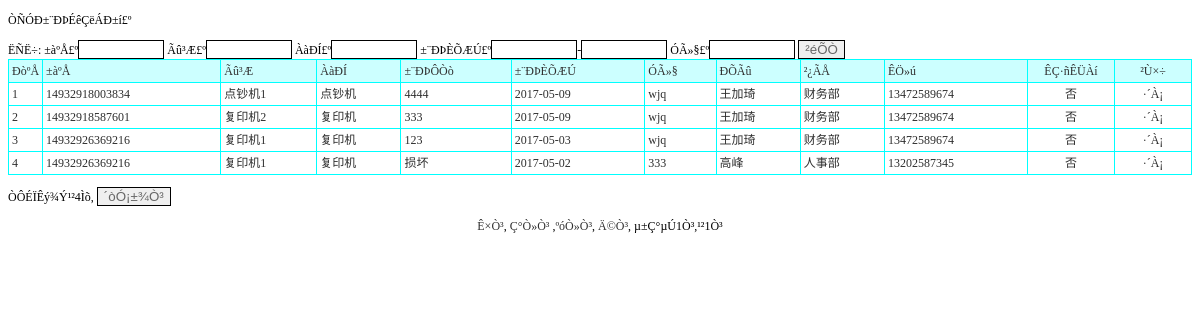
Page /PHP/baoxiushenqing_list1.php on the committed database.
### tables this page shows
CREATE TABLE `baoxiushenqing` (
  `id` int(11) NOT NULL AUTO_INCREMENT,
  `bianhao` varchar(50) DEFAULT NULL,
  `mingcheng` varchar(50) DEFAULT NULL,
  `leixing` varchar(50) DEFAULT NULL,
  `baoxiuyuanyin` varchar(300) DEFAULT NULL,
  `baoxiuriqi` varchar(50) DEFAULT NULL,
  `yonghu` varchar(50) DEFAULT NULL,
  `xingming` varchar(50) DEFAULT NULL,
  `bumen` varchar(50) DEFAULT NULL,
  `shouji` varchar(50) DEFAULT NULL,
  `jieguo` varchar(50) DEFAULT NULL,
  `shuoming` varchar(500) DEFAULT NULL,
  `issh` varchar(10) DEFAULT '否',
  `addtime` timestamp NOT NULL DEFAULT CURRENT_TIMESTAMP,
  PRIMARY KEY (`id`)
);

### PHP/baoxiushenqing_list1.php (the view, shortened to what this page needs)
<!DOCTYPE html PUBLIC "-//W3C//DTD XHTML 1.0 Transitional//EN" "http://www.w3.org/TR/xhtml1/DTD/xhtml1-transitional.dtd">
<html xmlns="http://www.w3.org/1999/xhtml">
<head>
<link rel="stylesheet" href="css.css" type="text/css">
</head>
<body>
<p>ÒÑÓÐ±¨ÐÞÉêÇëÁÐ±í£º</p>
<form id="form1" name="form1" method="post" action="">
  ËÑË÷: ±àºÅ£º<input name="bianhao" type="text" id="bianhao" style='border:solid 1px #000000; color:#666666;width:80px' /> Ãû³Æ£º<input name="mingcheng" type="text" id="mingcheng" style='border:solid 1px #000000; color:#666666;width:80px' /> ÀàÐÍ£º<input name="leixing" type="text" id="leixing" style='border:solid 1px #000000; color:#666666;width:80px' /> ±¨ÐÞÈÕÆÚ£º<input name="baoxiuriqi1" type="text" id="baoxiuriqi1"  value='' onclick="WdatePicker({'dateFmt':'yyyy-MM-dd'})"  style='border:solid 1px #000000; color:#666666; width:80px;' />-<input name="baoxiuriqi2" type="text" id="baoxiuriqi2"  value='' onclick="WdatePicker({'dateFmt':'yyyy-MM-dd'})"  style='border:solid 1px #000000; color:#666666; width:80px;' /> ÓÃ»§£º<input name="yonghu" type="text" id="yonghu" style='border:solid 1px #000000; color:#666666;width:80px' />
  <input type="submit" name="Submit" value="²éÕÒ" style='border:solid 1px #000000; color:#666666' />
</form>
<table width="100%" border="1" align="center" cellpadding="3" cellspacing="1" bordercolor="#00FFFF" style="border-collapse:collapse">
  <tr>
    <td width="25" bgcolor="#CCFFFF">ÐòºÅ</td>
    <td bgcolor='#CCFFFF'>±àºÅ</td>
    <td bgcolor='#CCFFFF'>Ãû³Æ</td>
    <td bgcolor='#CCFFFF'>ÀàÐÍ</td>
    <td bgcolor='#CCFFFF'>±¨ÐÞÔ­Òò</td>
    <td bgcolor='#CCFFFF'>±¨ÐÞÈÕÆÚ</td>
    <td bgcolor='#CCFFFF'>ÓÃ»§</td>
    <td bgcolor='#CCFFFF'>ÐÕÃû</td>
    <td bgcolor='#CCFFFF'>²¿ÃÅ</td>
    <td bgcolor='#CCFFFF'>ÊÖ»ú</td>
    <td bgcolor='#CCFFFF' width='80' align='center'>ÊÇ·ñÊÜÀí</td>
    <td width="70" align="center" bgcolor="#CCFFFF">²Ù×÷</td>
  </tr>
  <?php
    $sql="select * from baoxiushenqing where 1=1";
  $sql=$sql." order by id desc";
$query=mysql_query($sql);
  $rowscount=mysql_num_rows($query);
  if($rowscount==0)
  {}
  else
  {
  $pagelarge=10;
  $pagecurrent=$_GET["pagecurrent"];
  if($rowscount%$pagelarge==0)
  {
		$pagecount=$rowscount/$pagelarge;
  }
  else
  {
   		$pagecount=intval($rowscount/$pagelarge)+1;
  }
  if($pagecurrent=="" || $pagecurrent<=0)
{
	$pagecurrent=1;
}
		$ddddd=$pagecurrent*$pagelarge;
	if($pagecurrent==$pagecount)
	{
		if($rowscount%$pagelarge==0)
		{
		$ddddd=$pagecurrent*$pagelarge;
		}
		else
		{
		$ddddd=$pagecurrent*$pagelarge-$pagelarge+$rowscount%$pagelarge;
		}
	}
	for($i=$pagecurrent*$pagelarge-$pagelarge;$i<$ddddd;$i++)
{
  ?>
  <tr>
    <td width="25"><?php echo $i+1;?></td>
    <td><?php echo mysql_result($query,$i,bianhao);?></td>
    <td><?php echo mysql_result($query,$i,mingcheng);?></td>
    <td><?php echo mysql_result($query,$i,leixing);?></td>
    <td><?php echo mysql_result($query,$i,baoxiuyuanyin);?></td>
    <td><?php echo mysql_result($query,$i,baoxiuriqi);?></td>
    <td><?php echo mysql_result($query,$i,yonghu);?></td>
    <td><?php echo mysql_result($query,$i,xingming);?></td>
    <td><?php echo mysql_result($query,$i,bumen);?></td>
    <td><?php echo mysql_result($query,$i,shouji);?></td>
    <td width='80' align='center'><?php echo mysql_result($query,$i,"issh")?></td>
    <td width="70" align="center">
	 <a href="baoxiushenqing_updtlb.php?id=<?php echo mysql_result($query,$i,"id");?>">·´À¡</a>	 </td>
  </tr>
  	<?php
	}
}
?>
</table>
<p>ÒÔÉÏÊý¾Ý¹²<?php echo $rowscount;?>Ìõ,
  <input type="button" name="Submit2" onclick="javascript:window.print();" value="´òÓ¡±¾Ò³" style='border:solid 1px #000000; color:#666666' />
</p>
<p align="center"><a href="baoxiushenqing_list1.php?pagecurrent=1">Ê×Ò³</a>, <a href="baoxiushenqing_list1.php?pagecurrent=<?php echo $pagecurrent-1;?>">Ç°Ò»Ò³</a> ,<a href="baoxiushenqing_list1.php?pagecurrent=<?php echo $pagecurrent+1;?>">ºóÒ»Ò³</a>, <a href="baoxiushenqing_list1.php?pagecurrent=<?php echo $pagecount;?>">Ä©Ò³</a>, µ±Ç°µÚ<?php echo $pagecurrent;?>Ò³,¹²<?php echo $pagecount;?>Ò³ </p>
</body>
</html>

### PHP/css.css (style rules this page uses)
A:link { color: #2f2f2f; text-decoration: none; }
td { font-family:"宋体"; font-size: 12px; color: #2f2f2f; line-height: 16px; }

### rows in the picture
baoxiushenqing: bianhao "14932918003834", mingcheng "点钞机1", leixing "点钞机", baoxiuyuanyin "4444", baoxiuriqi "2017-05-09", yonghu "wjq", xingming "王加琦", bumen "财务部", shouji "13472589674", issh "否"
baoxiushenqing: bianhao "14932918587601", mingcheng "复印机2", leixing "复印机", baoxiuyuanyin "333", baoxiuriqi "2017-05-09", yonghu "wjq", xingming "王加琦", bumen "财务部", shouji "13472589674", issh "否"
baoxiushenqing: bianhao "14932926369216", mingcheng "复印机1", leixing "复印机", baoxiuyuanyin "123", baoxiuriqi "2017-05-03", yonghu "wjq", xingming "王加琦", bumen "财务部", shouji "13472589674", issh "否"
baoxiushenqing: bianhao "14932926369216", mingcheng "复印机1", leixing "复印机", baoxiuyuanyin "损坏", baoxiuriqi "2017-05-02", yonghu "333", xingming "高峰", bumen "人事部", shouji "13202587345", issh "否"

### other values in the picture
$rowscount "4"
$pagecurrent "1"
$pagecount "1"
